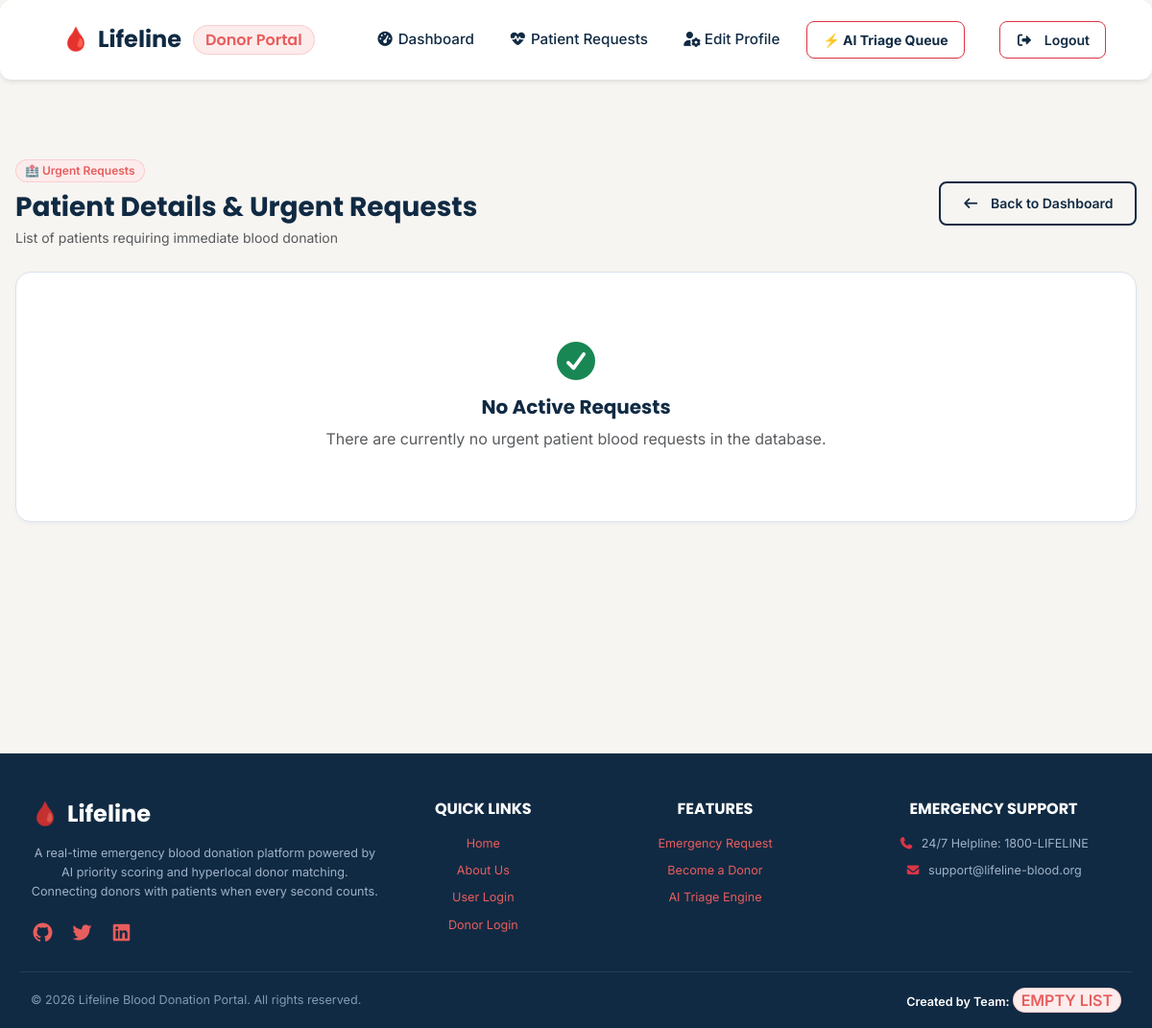
/user-info/, run on an earlier commit of the app's database.
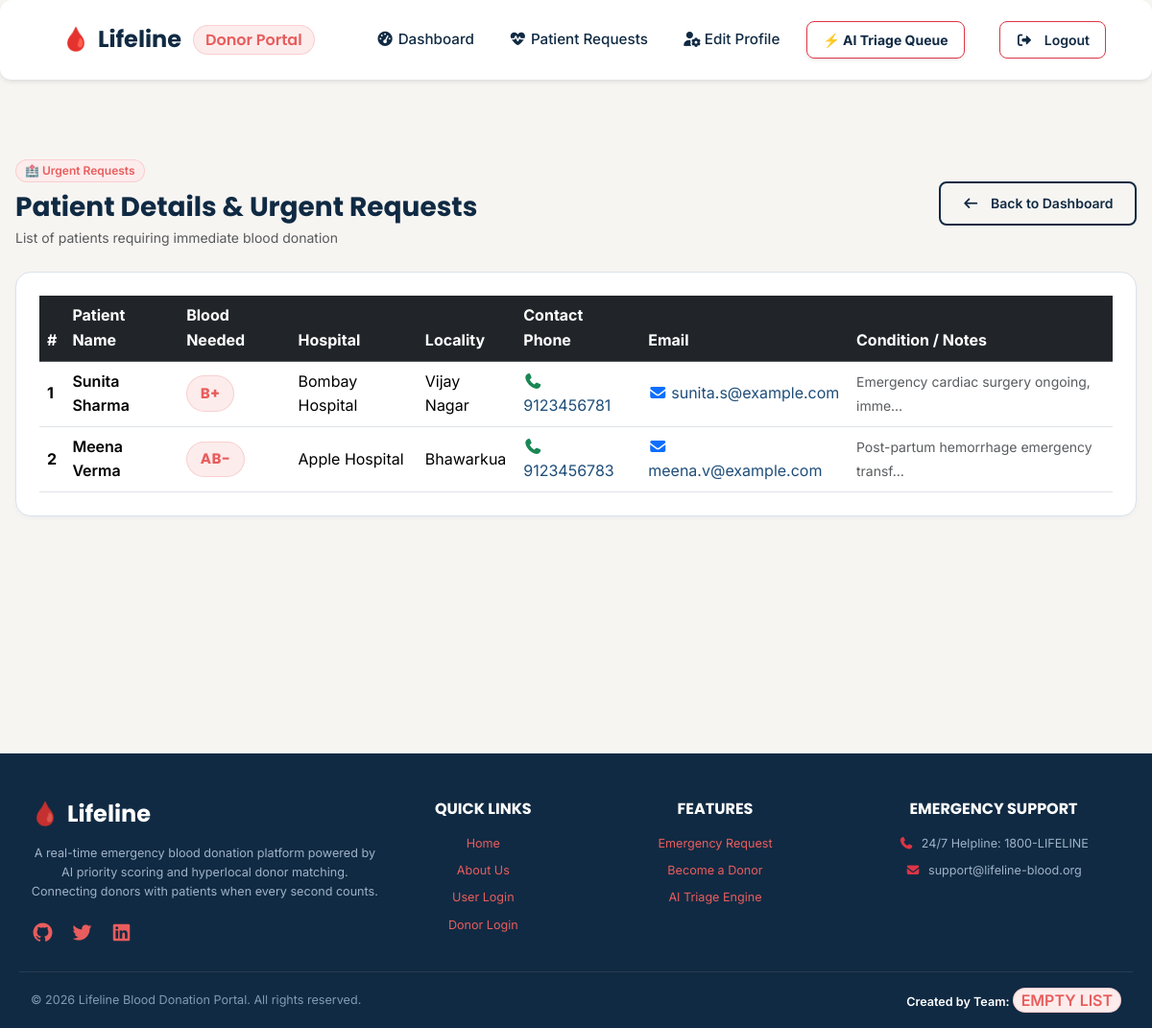
And on a later commit of the database.
### bank_app/models.py (models this page shows, shortened)
class PatientDetails(models.Model):
    patient_name = models.CharField(max_length=45)
    patient_phone = models.CharField(max_length=13)
    patient_email = models.EmailField(max_length=45, primary_key=True)
    password = models.CharField(max_length=20)
    required_blood_group = models.CharField(max_length=5)
    locality = models.CharField(max_length=100, default="")
    condition = models.TextField(blank=True, null=True)
    hospital = models.CharField(max_length=100, default="")
    medical_report = models.FileField(upload_to="medicalReports", null=True, blank=True)
    is_approved = models.BooleanField(default=False)

### bank_app/views.py (the view)
# urls.py: path('user-info/', views.user_info, name='user-info'),
def user_info(request):
    patients = PatientDetails.objects.filter(is_approved=True)
    return render(request, 'donor/user_info.html', {'patients': patients})

### bank_app/templates/donor/user_info.html (shortened to what this page needs)
<!DOCTYPE html>
<html lang="en">
{% load static %}
<head>
    {% include 'common/common_css.html' %}
</head>
<body>
    {% include 'donor/donor_header.html' %}
    <div class="main-div">
        <div class="d-flex justify-content-between align-items-center mb-4 flex-wrap gap-2">
            <div>
                <span class="badge bg-danger mb-2">🏥 Urgent Requests</span>
                <h1 class="h3 text-navy fw-bold mb-1">Patient Details & Urgent Requests</h1>
                <p class="text-muted small mb-0">List of patients requiring immediate blood donation</p>
            </div>
            <a href="{% url 'donor-home' %}" class="btn btn-outline-navy btn-sm">
                <i class="fa-solid fa-arrow-left me-1"></i>Back to Dashboard
            </a>
        </div>
        <div class="card p-4 shadow-sm">
            {% if patients %}
            <div class="table-responsive">
                <table class="table table-hover align-middle mb-0">
                    <thead class="table-dark">
                        <tr>
                            <th scope="col">#</th>
                            <th scope="col">Patient Name</th>
                            <th scope="col">Blood Needed</th>
                            <th scope="col">Hospital</th>
                            <th scope="col">Locality</th>
                            <th scope="col">Contact Phone</th>
                            <th scope="col">Email</th>
                            <th scope="col">Condition / Notes</th>
                        </tr>
                    </thead>
                    <tbody>
                        {% for patient in patients %}
                        <tr>
                            <th scope="row">{{ forloop.counter }}</th>
                            <td class="fw-semibold text-navy">{{ patient.patient_name }}</td>
                            <td><span class="blood-badge">{{ patient.required_blood_group }}</span></td>
                            <td>{{ patient.hospital|default:"N/A" }}</td>
                            <td>{{ patient.locality|default:"Not specified" }}</td>
                            <td>
                                <a href="tel:{{ patient.patient_phone }}" class="text-decoration-none">
                                    <i class="fa-solid fa-phone me-1 text-success"></i>{{ patient.patient_phone }}
                                </a>
                            </td>
                            <td>
                                <a href="mailto:{{ patient.patient_email }}" class="text-decoration-none text-navy">
                                    <i class="fa-solid fa-envelope me-1 text-primary"></i>{{ patient.patient_email }}
                                </a>
                            </td>
                            <td><span class="small text-muted">{{ patient.condition|default:"None"|truncatechars:40 }}</span></td>
                        </tr>
                        {% endfor %}
                    </tbody>
                </table>
            </div>
            {% else %}
            <div class="text-center py-5">
                <i class="fa-solid fa-circle-check text-success fs-1 mb-3"></i>
                <h5 class="text-navy fw-bold">No Active Requests</h5>
                <p class="text-muted mb-0">There are currently no urgent patient blood requests in the database.</p>
            </div>
            {% endif %}
        </div>
    </div>
    {% include 'common/footer.html' %}
</body>
</html>

What changed in the data, as far as the page shows it:
added PatientDetails: patient_name "Sunita Sharma", required_blood_group "B+", hospital "Bombay Hospital", locality "Vijay Nagar", patient_phone "9123456781", patient_email "sunita.s@example.com", condition "Emergency cardiac surgery ongoing, imme…"
added PatientDetails: patient_name "Meena Verma", required_blood_group "AB-", hospital "Apple Hospital", locality "Bhawarkua", patient_phone "9123456783", patient_email "meena.v@example.com", condition "Post-partum hemorrhage emergency transf…"
Also different on the page:
text no longer shown: "No Active Requests There are currently no urgent patient blood requests in the database."
text now shown: "# Patient Name Blood Needed Hospital Locality Contact Phone Email Condition / Notes"
